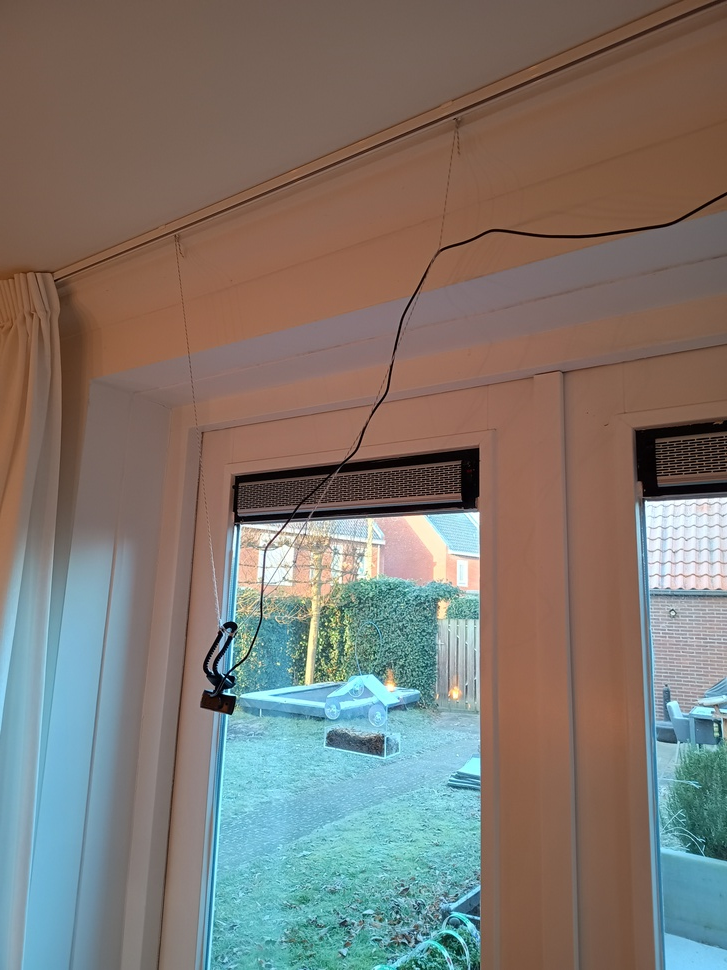
#> input picture photos/IMG_20251231_095745134_HDR.jpg, 727 x 970 px, shrunk from 3072 x 4096 before the run, given in place of the camera
$ python detected_changes.py
#> lines starting #> are read from the running program, lines starting #| are printed output that depends on the picture; after the words box and inside, x2 and y2 are one past the last pixel; in counts of white or black regions, pixels touching at a corner belong together
# -*- coding: utf-8 -*-
"""
Created on Wed Dec 10 15:06:28 2025

@author: AndreasWombacher
"""

import cv2

base_dir = "jonathan/"
# Open webcam
cap = cv2.VideoCapture(0)


# Create background subtractor
fgbg = cv2.createBackgroundSubtractorMOG2(history=500, varThreshold=50)

ii = 0
while True:
    ret, frame = cap.read()
#> frame is the input picture: shape (970, 727, 3); mean B, G, R 112.3, 119.2, 126
    if not ret:
        break

    frame = cv2.flip(frame, 1)
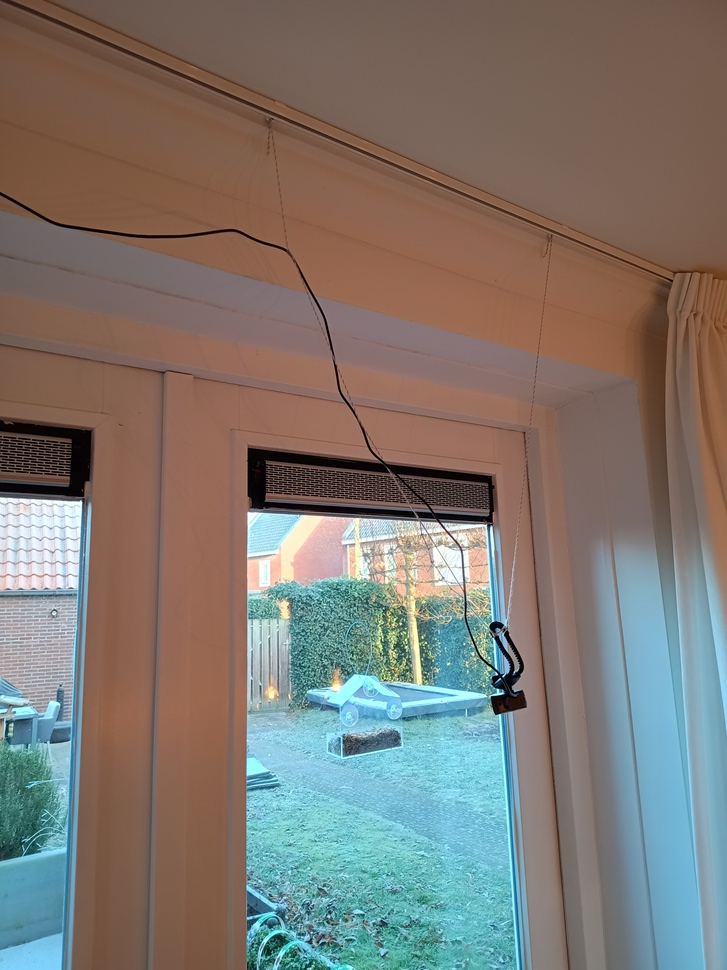
#> frame: shape (970, 727, 3); mean B, G, R 112.3, 119.2, 126
    frame = cv2.flip(frame, 0)
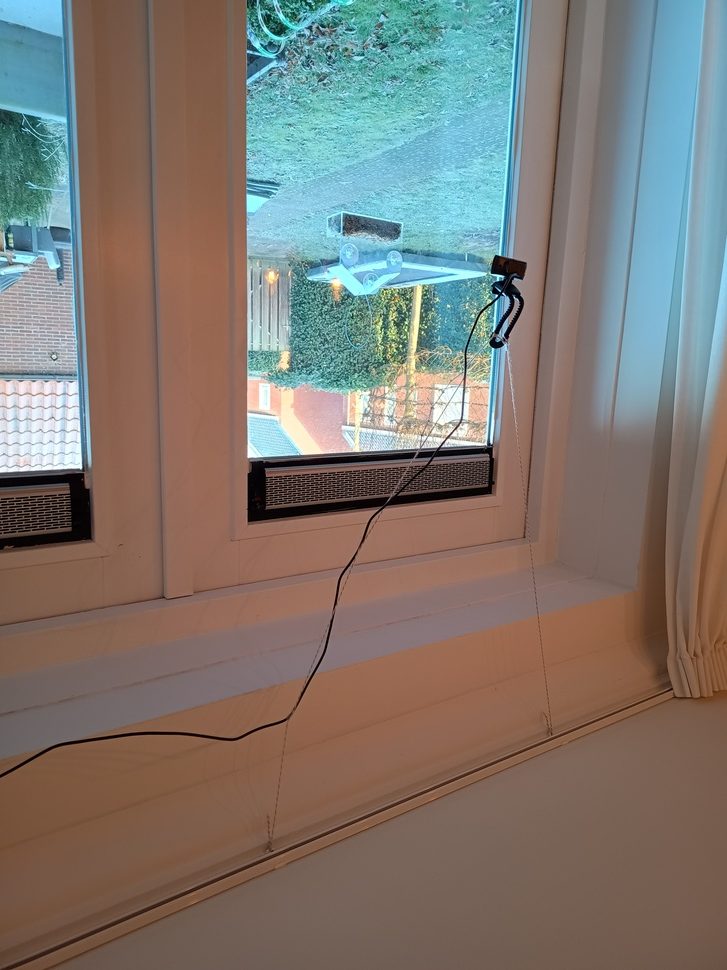
#> frame: shape (970, 727, 3); mean B, G, R 112.3, 119.2, 126
    frame_orig = frame.copy()

    # Apply background subtraction
    fgmask = fgbg.apply(frame)
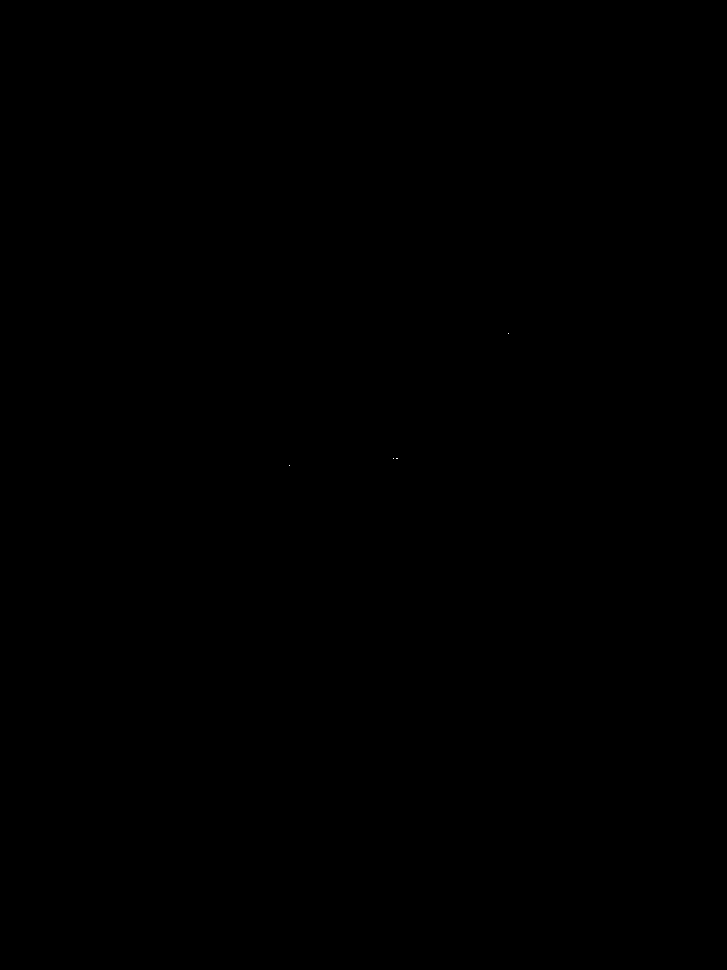
#> fgmask: shape (970, 727); values 127 (black) and 255 (white), 0% white in thin lines or dots, all inside (x1, y1, x2, y2) = (289, 333, 509, 466)

    # Clean the mask (remove noise)
    kernel = cv2.getStructuringElement(cv2.MORPH_ELLIPSE, (5, 5))
    fgmask = cv2.morphologyEx(fgmask, cv2.MORPH_OPEN, kernel)
#> fgmask: shape (970, 727); every value is 127

    # Find contours of moving objects
    contours, _ = cv2.findContours(fgmask, cv2.RETR_EXTERNAL, cv2.CHAIN_APPROX_SIMPLE)
#> contours = [[[0, 0], [0, 969], [726, 969], [726, 0]]]

    flag = False
    for cnt in contours:
        if cv2.contourArea(cnt) > 1000:  # filter small objects
            x, y, w, h = cv2.boundingRect(cnt)
            cv2.rectangle(frame, (x, y), (x + w, y + h), (0, 255, 0), 2)
            flag = True
#> this loop made 1 pass
#> (cnt, x, y, w, h, flag) on pass 1: ([[0, 0], [0, 969], [726, 969], [726, 0]], 0, 0, 727, 970, True)
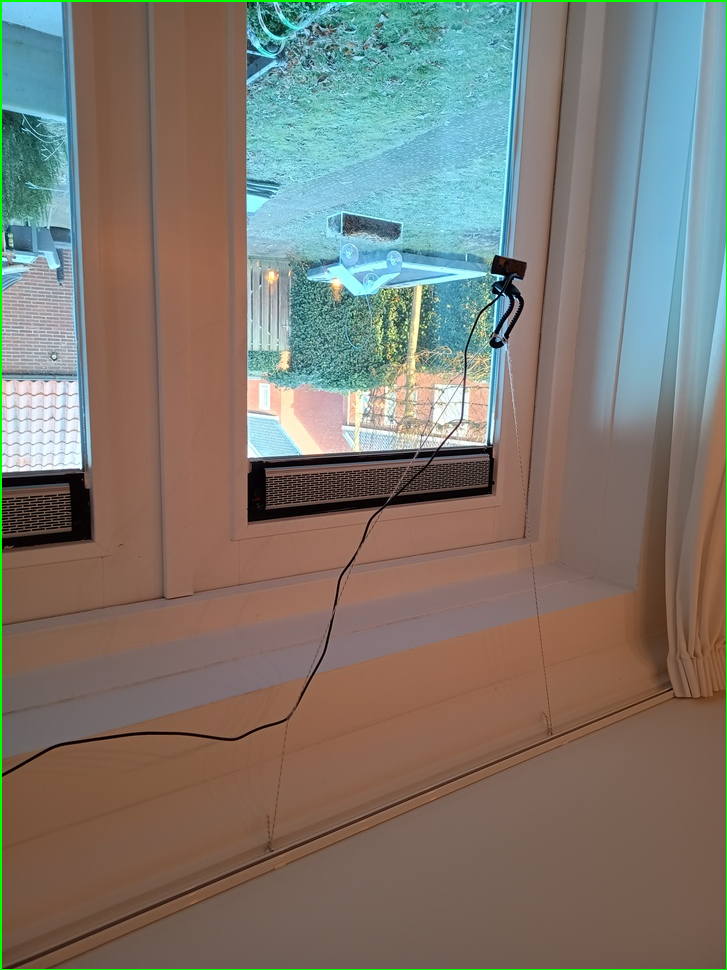
#> frame: shape (970, 727, 3); 0.72% of pixels changed, all inside (x1, y1, x2, y2) = (0, 0, 727, 970)

    #cv2.imshow("Objects", frame)
    #cv2.imshow("Mask", fgmask)
    if flag:
        cv2.imwrite(f"/var/www/html/frame_{ii:08}.jpg", frame_orig)
        ii +=1
    # [5 lines of commented-out code are left out]

$ run again, on photos/IMG_20251231_095756483_HDR.jpg
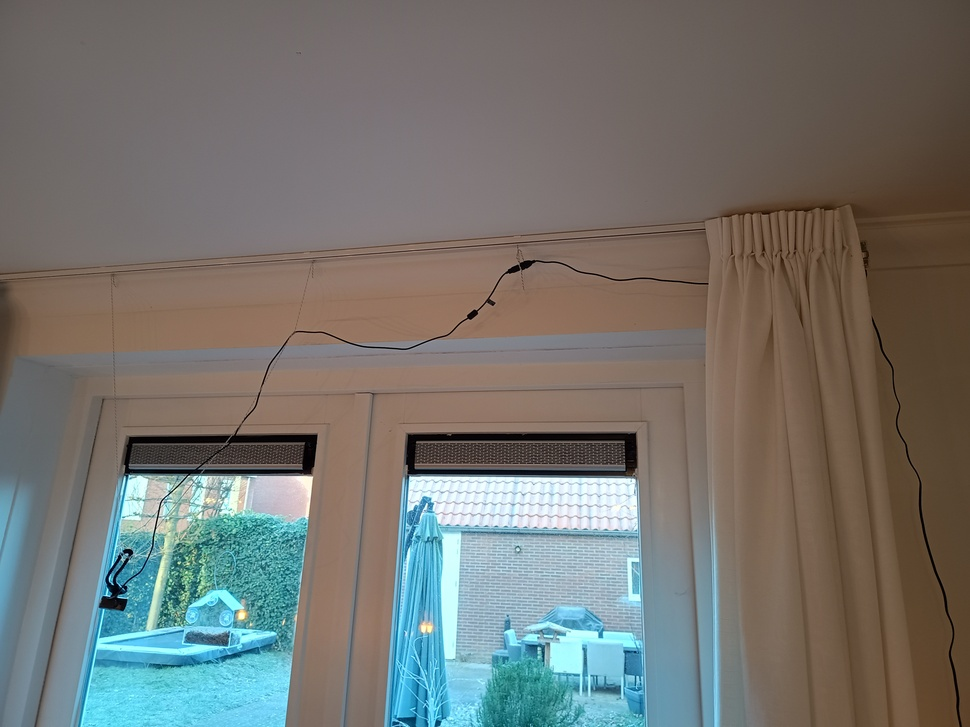
#> input picture photos/IMG_20251231_095756483_HDR.jpg, 970 x 727 px, shrunk from 4096 x 3072 before the run, given in place of the camera
#> frame is the input picture: shape (727, 970, 3); mean B, G, R 110.8, 115.5, 115.8
#> `frame = cv2.flip(frame, 0)`:
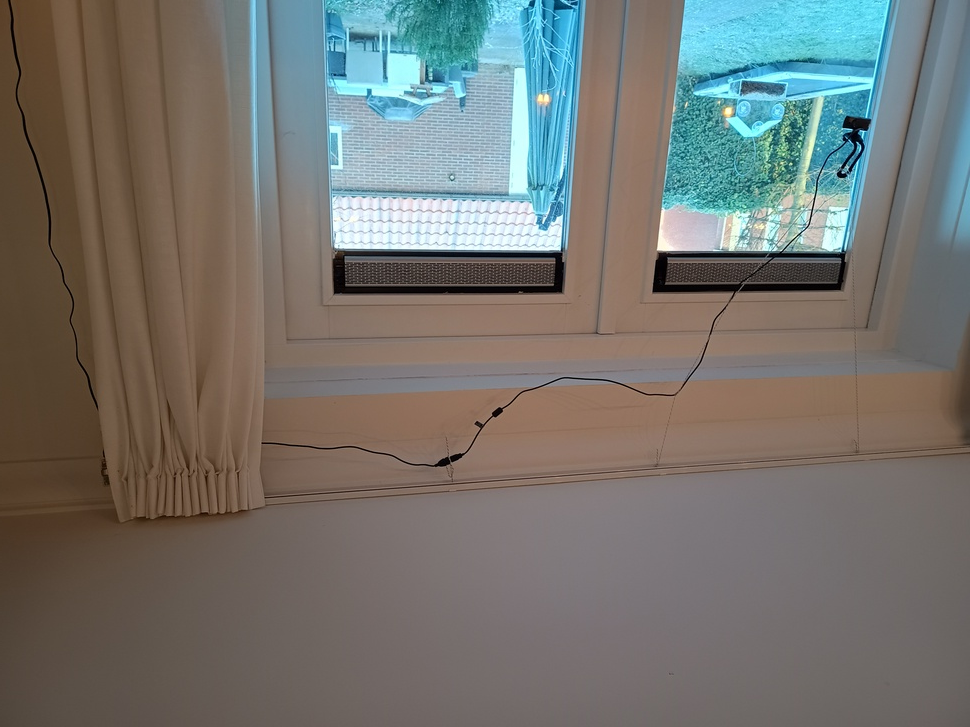
#> frame: shape (727, 970, 3); mean B, G, R 110.8, 115.5, 115.8
#> contours = [[[0, 0], [0, 726], [969, 726], [969, 0]]]
#> the loop `for cnt in contours:` made 1 pass
#> (cnt, x, y, w, h, flag) on pass 1: ([[0, 0], [0, 726], [969, 726], [969, 0]], 0, 0, 970, 727, True)
#> after the loop `for cnt in contours:`:
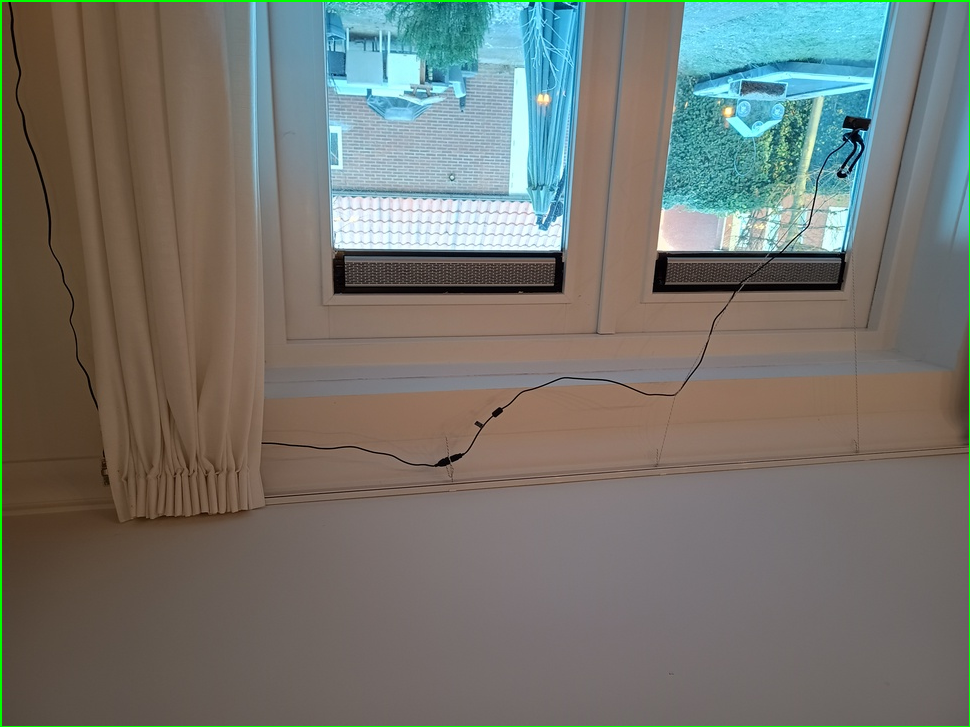
#> frame: shape (727, 970, 3); 0.72% of pixels changed, all inside (x1, y1, x2, y2) = (0, 0, 970, 727)
